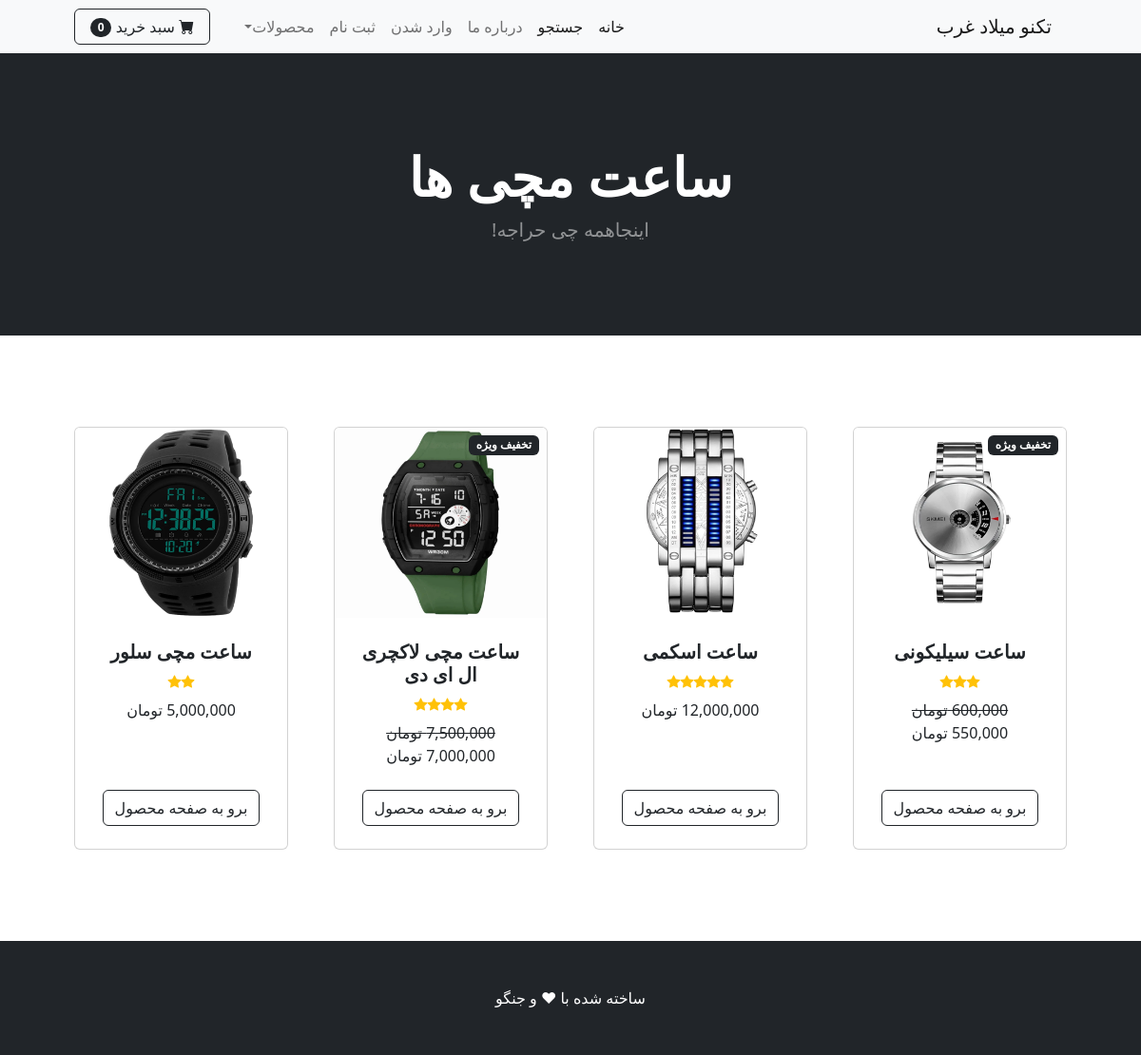
/category/ساعت مچی, run on the app's committed database.
### shop/models.py (models this page shows, shortened)
class Category(models.Model):
    name = models.CharField(max_length=20)
    class Meta:
        verbose_name = "دسته بندی"
        verbose_name_plural = "دسته بندی ها"
    def __str__(self):
        return self.name

class Product(models.Model): # Product = محصول
    name = models.CharField(max_length=40)
    description =models.CharField(max_length=500, default='', blank=True, null=True)    #description = توضیحات
    price = models.DecimalField(default=0, decimal_places=0,max_digits=12)
    category = models.ForeignKey(Category,on_delete=models.CASCADE, default=1)
    picture = models.ImageField(upload_to='upload/product/')
    star = models.IntegerField(default=0 , validators=[MinValueValidator(0) , MaxValueValidator(5)] )
    is_sale = models.BooleanField(default=False)  # is_sale = تخفیف ویژه
    sale_price = models.DecimalField(default=0, decimal_places=0,max_digits=12)   # sale_price = قیمت ویژه
    class Meta:
        verbose_name = " محصول"
        verbose_name_plural = " محصولات"

### shop/views.py (the view)
# urls.py: path('category/<str:cat>', views.category, name="category"),
def category(request,cat):
    cat = cat.replace("-" , " ")
    try:
         category = Category.objects.get(name=cat)
         products =Product.objects.filter(category=category)
         return render(request, 'category.html' , {'products': products, "category": category})
    except:
         messages.success(request, (" دسته بندی وجود ندارد "))
         return redirect("home")

### cart/cart.py (called while the page is built)
    def __len__(self):
        return len(self.cart)

### cart/context_processors.py (called while the page is built)
def cart(request):
    return {'cart':Cart(request)}

### shop/templates/category.html (shortened to what this page needs)
{% extends "base.html" %}
{% load static %}
{% load humanize %}
{% block content %}
        <header class="bg-dark py-5">
            <div class="container px-4 px-lg-5 my-5">
                <div class="text-center text-white">
                    <h1 class="display-4 fw-bolder"> {{ category }} ها</h1>
                    <p class="lead fw-normal text-white-50 mb-0">اینجاهمه چی حراجه! </p>
                </div>
            </div>
        </header>
        <section class="py-5">
            <div class="container px-4 px-lg-5 mt-5">
                <div class="row gx-4 gx-lg-5 row-cols-2 row-cols-md-3 row-cols-xl-4 justify-content-center">
                    {% for item in products %}
                    {% if item.is_sale %}
                    <div class="col mb-5">
                        <div class="card h-100">
                            <div class="badge bg-dark text-white position-absolute" style="top: 0.5rem; right: 0.5rem">تخفیف ویژه</div>
                            <img class="card-img-top" src="{{ item.picture.url }}" style="height: 200px; height: 200px;" alt="..." />
                            <div class="card-body p-4">
                                <div class="text-center">
                                    <h5 class="fw-bolder">{{ item.name }}</h5>
                                    <div class="d-flex justify-content-center small text-warning mb-2">
                                    {% with ''|center:item.star as range %}
                                        {% for _ in range %}
                                            <div class="bi-star-fill"></div>
                                        {% endfor %}
                                    {% endwith %}
                                    </div>
                                    <strike> {{ item.price | intcomma }} تومان </strike><br>
                                    {{ item.sale_price | intcomma }} تومان
                                </div>
                            </div>
                            <div class="card-footer p-4 pt-0 border-top-0 bg-transparent">
                                <div class="text-center"><a class="btn btn-outline-dark mt-auto" href="{% url 'product' item.id %}">برو به صفحه محصول</a></div>
                            </div>
                        </div>
                    </div>
                    {% else %}
                    <div class="col mb-5">
                        <div class="card h-100">
                            <img class="card-img-top" src="{{ item.picture.url }}" style="height: 200px; height: 200px;" alt="..." />
                            <div class="card-body p-4">
                                <div class="text-center">
                                    <h5 class="fw-bolder">{{ item.name }}</h5>
                                    <div class="d-flex justify-content-center small text-warning mb-2">
                                        {% with ''|center:item.star as range  %}
                                            {% for _ in range %}
                                                <div class="bi-star-fill"></div>
                                            {% endfor %}
                                        {% endwith %}
                                        </div>
                                    {{ item.price | intcomma }} تومان
                                </div>
                            </div>
                            <div class="card-footer p-4 pt-0 border-top-0 bg-transparent">
                                <div class="text-center"><a class="btn btn-outline-dark mt-auto" href="{% url 'product' item.id %}">برو به  صفحه محصول</a></div>
                            </div>
                        </div>
                    </div>
                    {% endif %}
                    {% endfor %}
                    </div>
                </div>
        </section>
{% endblock %}

### shop/templates/base.html (shortened to what this page needs)
{% load static %}
{% load humanize %}
<!DOCTYPE html>
<html lang="en">
    <head>
        <link href="https://cdn.jsdelivr.net/npm/bootstrap-icons@1.5.0/font/bootstrap-icons.css" rel="stylesheet" />
        <link href="{% static 'css/styles.css' %}" rel="stylesheet" />
    </head>
    <body dir="rtl">
        {% include 'navbar.html' %}
        {% block content %}
        {% endblock %}
        <footer class="py-5 bg-dark">
            <div class="container"><p class="m-0 text-center text-white">ساخته شده با &hearts; و جنگو</p></div>
        </footer>
    </body>
</html>

### shop/templates/navbar.html (shortened to what this page needs)
<nav class="navbar navbar-expand-lg navbar-light bg-light">
    <div class="container px-4 px-lg-5">
        <a class="navbar-brand" href="{% url 'home' %}"> تکنو میلاد غرب</a>
        <div class="collapse navbar-collapse" id="navbarSupportedContent">
            <ul class="navbar-nav me-auto mb-2 mb-lg-0 ms-lg-4">
                <li class="nav-item"><a class="nav-link active" aria-current="page" href="{% url 'home' %}">خانه</a></li>
                <li class="nav-item"><a class="nav-link active" aria-current="page" href="{% url 'search' %}">جستجو</a></li>
                <li class="nav-item"><a class="nav-link" href="{% url 'about' %}">  درباره ما</a></li>
                {% if user.is_authenticated %}
                <li class="nav-item dropdown">
                    <a class="nav-link dropdown-toggle" id="navbarDropdown" href="{% url 'home' %}" role="button" data-bs-toggle="dropdown" aria-expanded="false">پروفایل</a>
                    <ul class="dropdown-menu" aria-labelledby="navbarDropdown">
                        <li><a class="dropdown-item" href="{% url 'update_user' %}"> پروفایل کاریری</a></li>
                        <li><hr class="dropdown-divider" /></li>
                        <li><a class="dropdown-item" href="{% url 'update_info' %}"> اطلاعات کاریری</a></li>
                        <li><a class="dropdown-item" href="{% url 'orders' %}"> سفارشات </a></li>
                    </ul>
                </li>
                <li class="nav-item"><a class="nav-link" href="{% url 'logout' %}"> خارج شدن </a></li>
                {% else %}
                <li class="nav-item"><a class="nav-link" href="{% url 'login' %}">وارد شدن </a></li>
                <li class="nav-item"><a class="nav-link" href="{% url 'signup' %}"> ثبت نام </a></li>
                {% endif %}
                <li class="nav-item dropdown">
                    <a class="nav-link dropdown-toggle" id="navbarDropdown" href="{% url 'home' %}" role="button" data-bs-toggle="dropdown" aria-expanded="false">محصولات</a>
                </li>
            </ul>
            <form class="d-flex">
                <a href="{% url 'cart_summary' %}"  class="btn btn-outline-dark" >
                    <i class="bi-cart-fill me-1"></i>
                    سبد خرید
                    <span class="badge bg-dark text-white ms-1 rounded-pill" id="cart_quantity"> {{ cart|length }} </span>
                </a>
            </form>
        </div>
    </div>
</nav>

### data on the page
Category: name "ساعت مچی"
Product: picture (picture), name "ساعت سیلیکونی", is_sale True (drawn), price "600,000", sale_price "550,000"
Product: picture (picture), name "ساعت اسکمی", is_sale False (drawn)
Product: picture (picture), name "ساعت مچی لاکچری ال ای دی", is_sale True (drawn), price "7,500,000"
Product: picture (picture), name "ساعت مچی سلور", is_sale False (drawn)

### other printed values
{{ cart|length }} "0"
